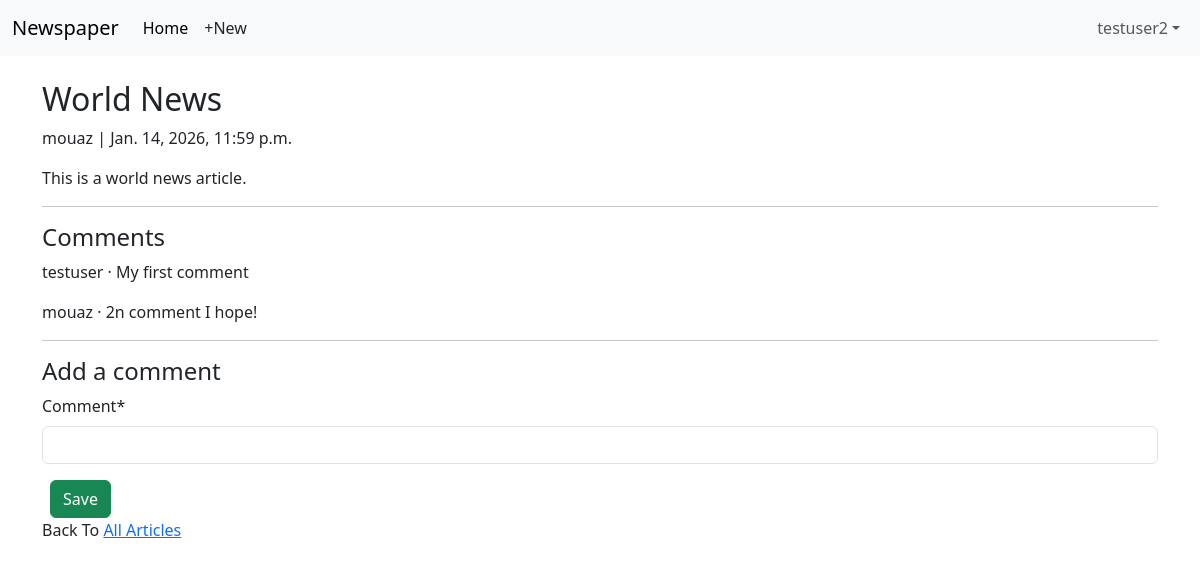
The app's page /articles/4/ (signed in) with its own data.
### accounts/models.py (models this page shows)
class CustomUser(AbstractUser):
    age = models.PositiveIntegerField(null=True, blank=True)

### articles/models.py (models this page shows, shortened)
class Article(models.Model):
    title = models.CharField(max_length=255)
    body = models.TextField()
    date = models.DateTimeField(auto_now_add=True)
    author = models.ForeignKey(settings.AUTH_USER_MODEL, on_delete=models.CASCADE)

class Comment(models.Model):
    article = models.ForeignKey(Article, on_delete=models.CASCADE)
    comment = models.CharField(max_length=140)
    author = models.ForeignKey(settings.AUTH_USER_MODEL, on_delete=models.CASCADE)
    def __str__(self):
        return self.comment

### articles/views.py (the view, shortened to what this page needs)
# urls.py: path("<int:pk>/", ArticleDetailView.as_view(), name="article_detail"),
class ArticleDetailView(LoginRequiredMixin, View):
    def get(self, request, *args, **kwargs):
        view = CommentGet.as_view()
        return view(request, *args, **kwargs)

### articles/forms.py
class CommentForm(forms.ModelForm):
    class Meta:
        model = Comment
        fields = ["comment"]

### articles/views.py (called while the page is built)
    def get_context_data(self, **kwargs):
        context = super().get_context_data(**kwargs)
        context["form"] = CommentForm()
        return context

### templates/article_detail.html (shortened to what this page needs)
{% extends "base.html" %}
{% load crispy_forms_tags %}
{% block content %}
<div class="article-entry">
    <h2>{{object.title}}</h2>
    <p>{{ object.author }} | {{ object.date }}</p>
    <p>{{ object.body }}</p>
</div>
<hr>
<h4>Comments</h4>
{% for comment in object.comment_set.all %}
<p>{{ comment.author }} &middot; {{ comment }}</p>
{% endfor %}
<hr>
<h4>Add a comment</h4>
<form action="" method="POST">
    {{ form|crispy }}
    <button class="btn btn-success ms-2" type="submit">Save</button>
</form>
<div>
    <p>Back To <a href="{% url 'article_list' %}">All Articles</a></p>
</div>
{% endblock content %}

### templates/base.html (shortened to what this page needs)
{% load static %}
<!Doctype html>
<html>
    <head>
        <link href="https://cdn.jsdelivr.net/npm/bootstrap@5.3.8/dist/css/bootstrap.min.css" rel="stylesheet">
    </head>
    <body>
        <nav class="navbar navbar-expand-lg bg-body-tertiary mb-4">
            <div class="container-fluid">
                <a class="navbar-brand" href="{% url 'home' %}">Newspaper</a>
                <div class="collapse navbar-collapse" id="navbarNav">
                    <ul class="navbar-nav me-auto mb-2 mb-lg-0">
                        <li class="nav-item">
                            <a class="nav-link active" aria-current="page" href="{% url 'home' %}">Home</a>
                        </li>
                        {% if user.is_authenticated %}
                        <li class="nav-item">
                            <a class="nav-link px-2 link-dark" href="{% url 'article_new'%}">+New</a>
                        </li>
                    </ul>
                    <div class="mr-auto">
                        <ul class="navbar-nav">
                            <li class="nav-item dropdown">
                                <a class="nav-link dropdown-toggle" href="#" role="button" data-bs-toggle="dropdown" aria-expanded="false">{{ user.username }}</a>
                            </li>
                    {% endif %}
                </div>
            </div>
        </nav>
        <main>
            <div class="container">
                {% block content %}
                {% endblock content %}
            </div>
        </main>
    </body>
</html>

### records on screen
CustomUser: username "testuser2"
Article: title "World News", author "mouaz", date "Jan. 14, 2026, 11:59 p.m.", body "This is a world news article."
Comment: author "testuser", comment "My first comment"
Comment: author "mouaz", comment "2n comment I hope!"
